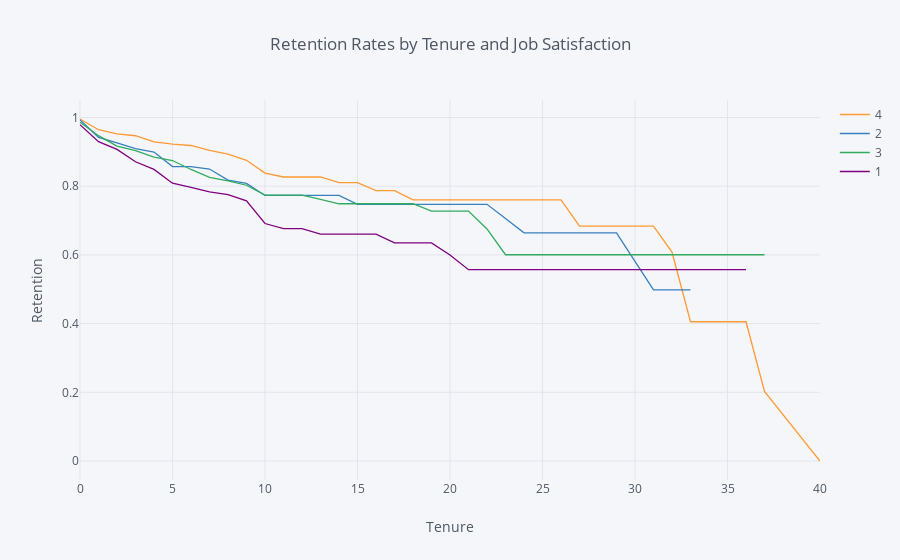

Write notebook code for a chart like this one.
### Markdown cell above
## 6. Let's find out how job satisfaction affects retention rates. Generate and plot survival curves for each level of job satisfaction by number of years at the company.

### Code cell
rates = survival(data, 'JobSatisfaction', 'YearsAtCompany', 'Attrition')

rates.iplot(kind='line', xTitle='Tenure', yTitle='Retention',
            title='Retention Rates by Tenure and Job Satisfaction')

### Figure 1 — Plotly figure (JSON) as saved in the notebook; plotly's stock layout.template omitted (floating-point values rounded to 4 significant figures)
{"data": [{"line": {"color": "rgba(255, 153, 51, 1.0)", "dash": "solid", "shape": "linear", "width": 1.3}, "mode": "lines", "name": "4", "text": "", "type": "scatter", "uid": "b0cb0e17-7386-4cbb-b9b3-8a6b8a567d83", "x": [0, 1, 2, 3, 4, 5, 6, 7, 8, 9, 10, 11, 12, 13, 14, 15, 16, 17, 18, 19, 20, 21, 22, 23, 24, 25, 26, 27, 29, 30, 31, 32, 33, 34, 36, 37, 40], "y": [0.9956, 0.9645, 0.9523, 0.9469, 0.929, 0.9226, 0.9185, 0.9043, 0.8933, 0.8754, 0.838, 0.8268, 0.8268, 0.8268, 0.8103, 0.8103, 0.7872, 0.7872, 0.76, 0.76, 0.76, 0.76, 0.76, 0.76, 0.76, 0.76, 0.76, 0.684, 0.684, 0.684, 0.684, 0.608, 0.4053, 0.4053, 0.4053, 0.2027, 0]}, {"line": {"color": "rgba(55, 128, 191, 1.0)", "dash": "solid", "shape": "linear", "width": 1.3}, "mode": "lines", "name": "2", "text": "", "type": "scatter", "uid": "705354a7-00a5-4717-8934-57765373d7c5", "x": [0, 1, 2, 3, 4, 5, 6, 7, 8, 9, 10, 11, 12, 13, 14, 15, 16, 17, 18, 19, 20, 21, 22, 23, 24, 25, 26, 27, 29, 30, 31, 32, 33, 34, 36, 37, 40], "y": [0.9929, 0.9423, 0.9263, 0.9091, 0.8996, 0.8573, 0.8573, 0.85, 0.8179, 0.8083, 0.7731, 0.7731, 0.7731, 0.7731, 0.7731, 0.7474, 0.7474, 0.7474, 0.7474, 0.7474, 0.7474, 0.7474, 0.7474, 0.7059, 0.6643, 0.6643, 0.6643, 0.6643, 0.6643, 0.5813, 0.4983, 0.4983, 0.4983, "", "", "", ""]}, {"line": {"color": "rgba(50, 171, 96, 1.0)", "dash": "solid", "shape": "linear", "width": 1.3}, "mode": "lines", "name": "3", "text": "", "type": "scatter", "uid": "229c2763-ac52-4d06-af46-c40ee02bc26b", "x": [0, 1, 2, 3, 4, 5, 6, 7, 8, 9, 10, 11, 12, 13, 14, 15, 16, 17, 18, 19, 20, 21, 22, 23, 24, 25, 26, 27, 29, 30, 31, 32, 33, 34, 36, 37, 40], "y": [0.9864, 0.9471, 0.917, 0.9033, 0.8849, 0.8748, 0.8487, 0.8259, 0.8157, 0.8028, 0.7739, 0.7739, 0.7739, 0.7618, 0.7489, 0.7489, 0.7489, 0.7489, 0.7489, 0.7275, 0.7275, 0.7275, 0.6755, 0.6005, 0.6005, 0.6005, 0.6005, 0.6005, 0.6005, 0.6005, 0.6005, 0.6005, 0.6005, 0.6005, 0.6005, 0.6005, ""]}, {"line": {"color": "rgba(128, 0, 128, 1.0)", "dash": "solid", "shape": "linear", "width": 1.3}, "mode": "lines", "name": "1", "text": "", "type": "scatter", "uid": "1d4e3c30-81ea-4eec-8e62-33a1ebee3530", "x": [0, 1, 2, 3, 4, 5, 6, 7, 8, 9, 10, 11, 12, 13, 14, 15, 16, 17, 18, 19, 20, 21, 22, 23, 24, 25, 26, 27, 29, 30, 31, 32, 33, 34, 36, 37, 40], "y": [0.9792, 0.9297, 0.9071, 0.8711, 0.8489, 0.8087, 0.7965, 0.7833, 0.7752, 0.7572, 0.6913, 0.6766, 0.6766, 0.6605, 0.6605, 0.6605, 0.6605, 0.6351, 0.6351, 0.6351, 0.5998, 0.557, 0.557, 0.557, 0.557, 0.557, 0.557, 0.557, 0.557, 0.557, 0.557, 0.557, 0.557, 0.557, 0.557, "", ""]}], "layout": {"autosize": true, "legend": {"bgcolor": "#F5F6F9", "font": {"color": "#4D5663"}}, "paper_bgcolor": "#F5F6F9", "plot_bgcolor": "#F5F6F9", "title": {"font": {"color": "#4D5663"}, "text": "Retention Rates by Tenure and Job Satisfaction"}, "xaxis": {"autorange": true, "gridcolor": "#E1E5ED", "range": [0, 40], "showgrid": true, "tickfont": {"color": "#4D5663"}, "title": {"font": {"color": "#4D5663"}, "text": "Tenure"}, "type": "linear", "zerolinecolor": "#E1E5ED"}, "yaxis": {"autorange": true, "gridcolor": "#E1E5ED", "range": [-0.05531, 1.051], "showgrid": true, "tickfont": {"color": "#4D5663"}, "title": {"font": {"color": "#4D5663"}, "text": "Retention"}, "type": "linear", "zerolinecolor": "#E1E5ED"}}}
